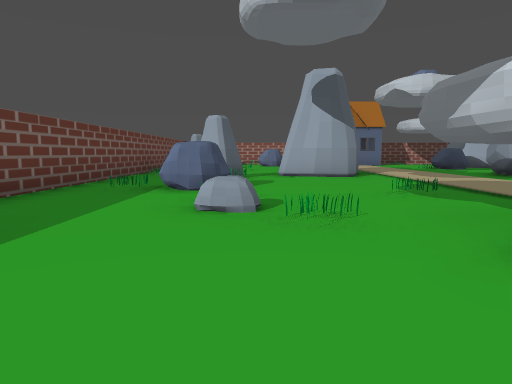
[1] (above)

24 first-person views from a walk through a level from a Godot 3-D game. The camera is 1.2 m above the floor, tilts 6° down and sees 70° across. The floor is counted in squares, 2 m on a side. Each view is taken from the middle of a square. On the plan, view 1 faces up. The plan holds only what a view shows up to about 10 squares ahead; the rest is blank.

[2]
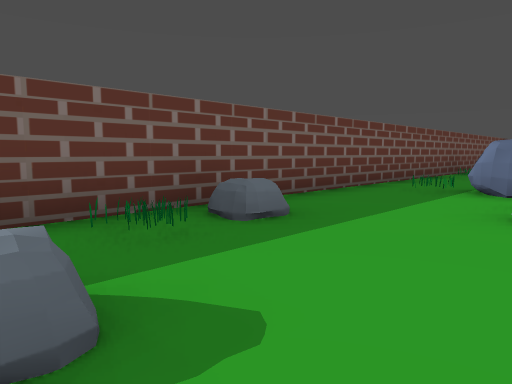

[3]
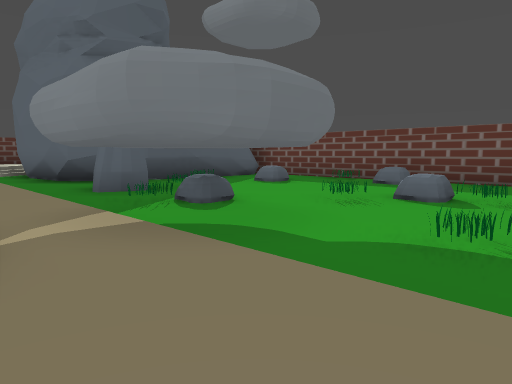

[4]
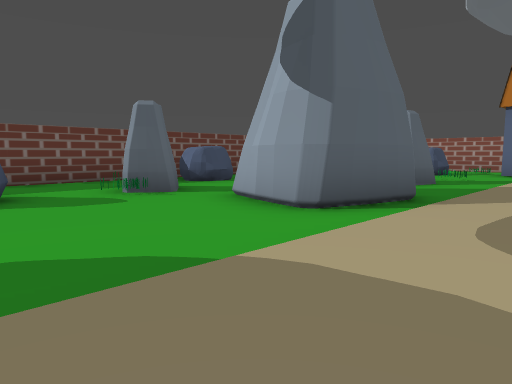

[5]
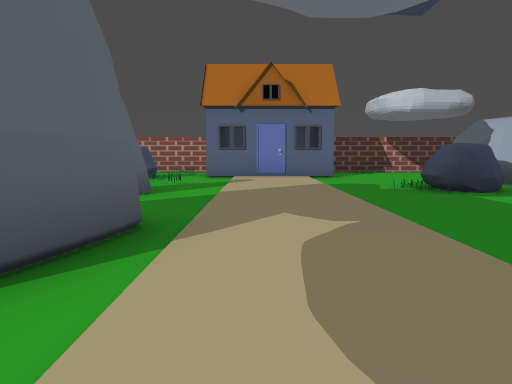

[6]
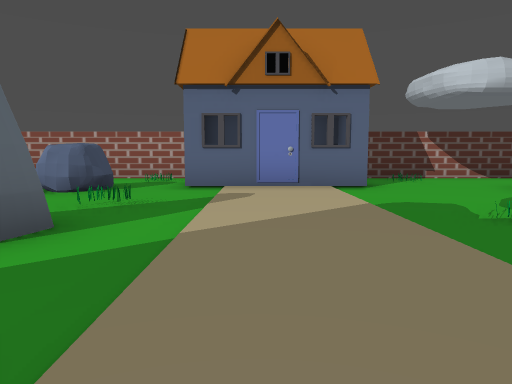

[7]
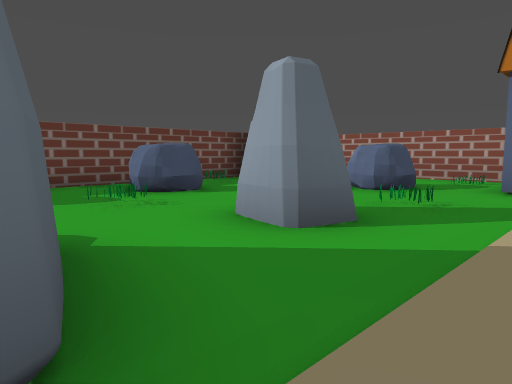

[8]
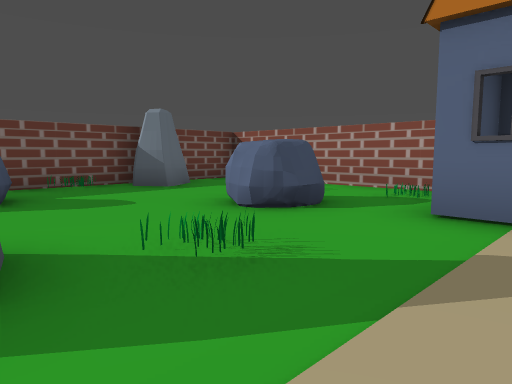

[9]
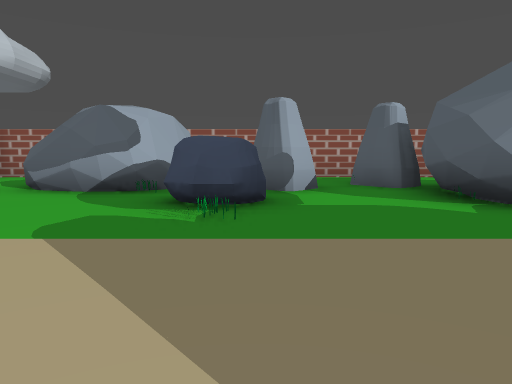

[10]
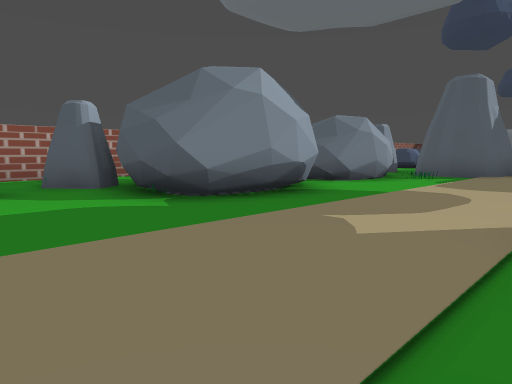

[11]
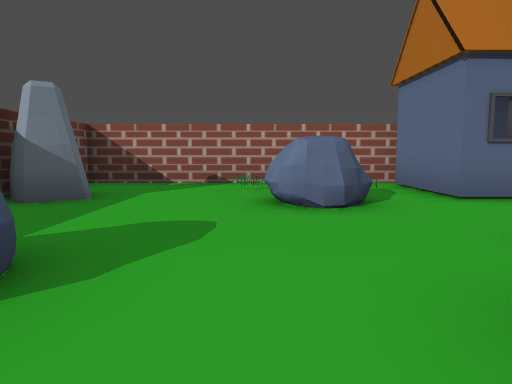

[12]
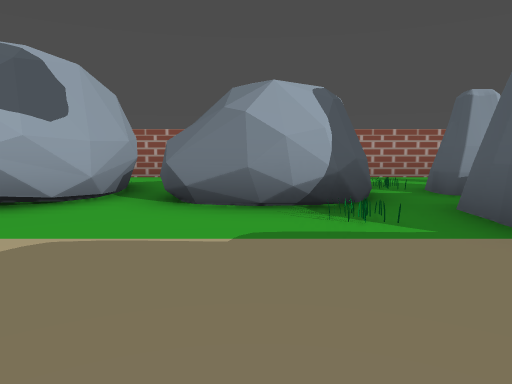

[13]
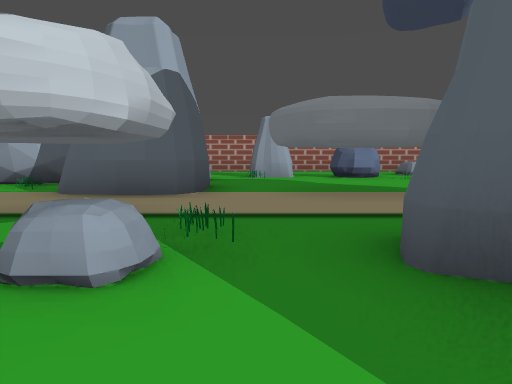

[14]
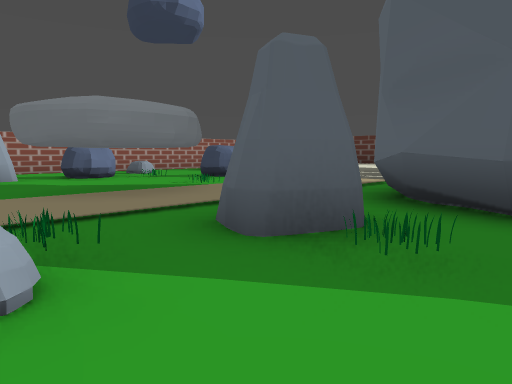

[15]
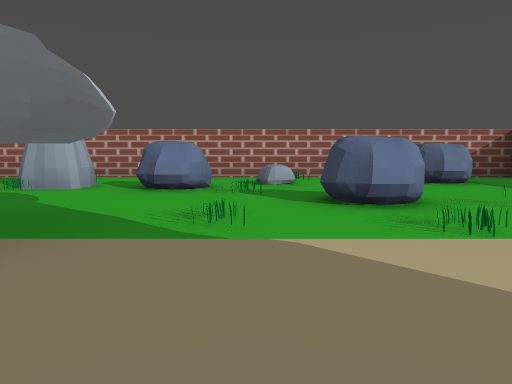

[16]
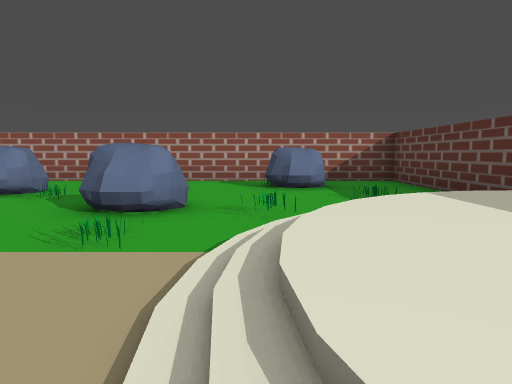

[17]
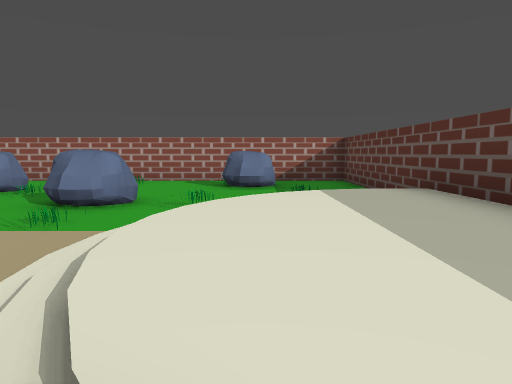

[18]
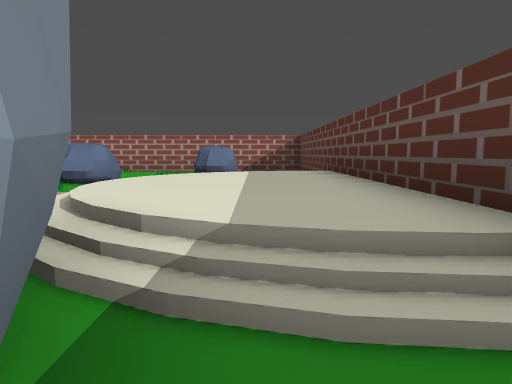

[19]
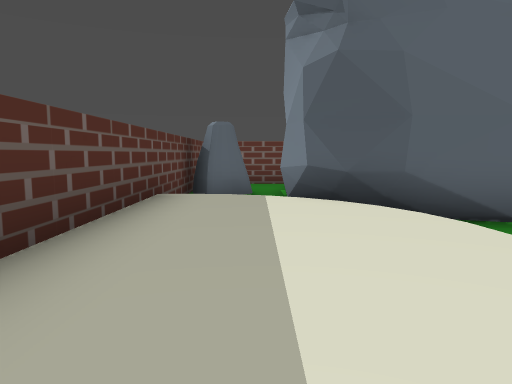

[20]
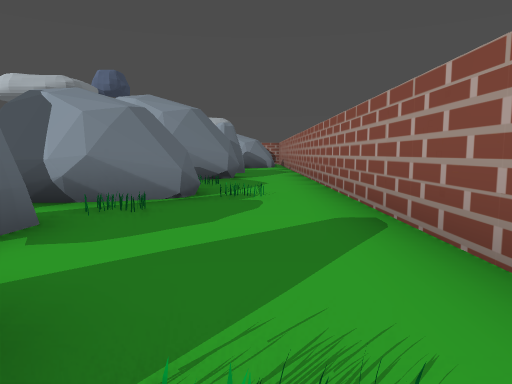

[21]
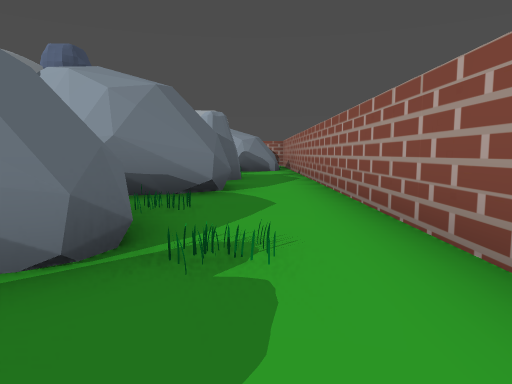

[22]
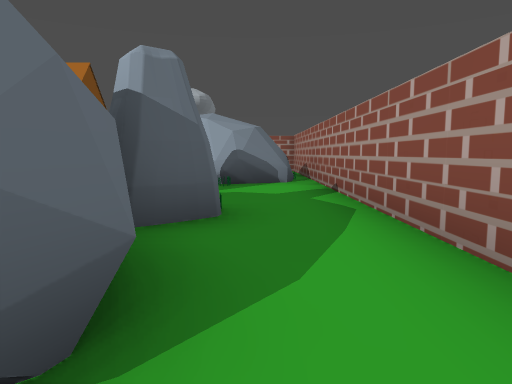

[23]
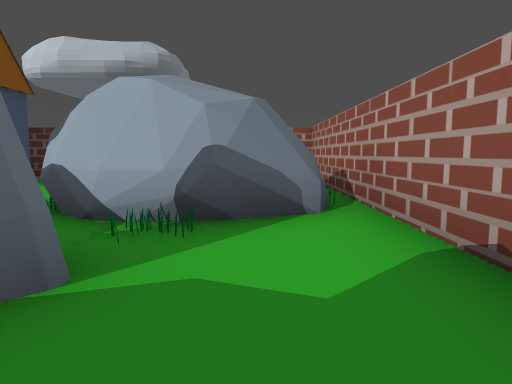

[24]
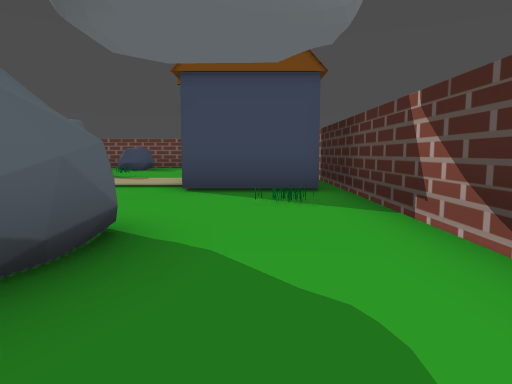

### Floor plan
Key: @ floor where view 1 was taken; # wall or solid block; x gap in a wall; . main floor; : floor 0.5 m higher than the main floor; / step, stairs or slope; = window, fence, low wall or low ledge; H house; T thing the floor can be seen under or through.
Columns run from 4 left of view 1 to 13 right of it. Each row starts with its distance up from view 1.
 21 ##################
 20 #......HHHH......#
 19 #...=..#  #......#
 18 ##..##.HHHH...#..#
 17 #....#.......## .#
 16 ##...........###.#
 15 ###...=.....###..#
 14  ##...#.....###..#
 13  #.=.........T...#
 12  ##...........T..#
 11 ###.. ##...####..#
 10 ##...##....#  #..#
  9 #..#.......####..#
  8 #...........##...#
  7 #..#........###..#
  6 #.##.......## #..#
  5 #...=.=....####..#
  4 #...=.##.........#
  3 #...=.######.#...#
  2 ##....##..##.x...#
  1 ##...........##..#
  0  #==@=#..## ..x..#
 -1    #==#..## .##..#
 -2    ###.......##..#
 -3      ##.......=..#
 -4       #.....#....#
 -5       #.../.#....#
 -6      ##////=.....#
 -7      #/::://...#.#
 -8    #.//::::/ ....#
 -9    # /:::::/ ....#
-10     ##############

Positions as (right, up) in squares from view 1, and headings:
1: (0, 0), facing up
2: (0, 0), facing up-left
3: (5, 6), facing down-left
4: (5, 6), facing up-left
5: (4, 8), facing up
6: (4, 11), facing up
7: (4, 11), facing up-left
8: (4, 14), facing up-left
9: (3, 14), facing right
10: (3, 14), facing down-right
11: (0, 13), facing up
12: (3, 6), facing right
13: (0, 1), facing right
14: (0, 2), facing down-right
15: (3, -3), facing right
16: (3, -6), facing right
17: (2, -7), facing right
18: (0, -8), facing right
19: (7, -8), facing left
20: (11, 0), facing up
21: (11, 3), facing up
22: (11, 8), facing up
23: (11, 12), facing up
24: (12, 19), facing left
